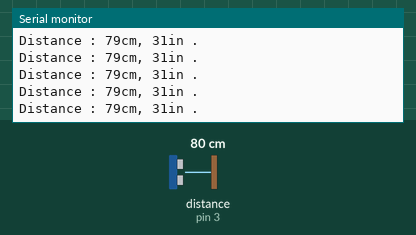
Recording of a sketch running on a simulated Arduino Uno, built with avr-gcc and run on an emulated ATmega328P. Shown: the last lines printed to the serial monitor. Wiring (inferred from the names in the program): ultrasonic range finder: trigger pin 2; echo pin 3. The test bench sets the inputs (shaded band); at power-on: distance to the obstacle (sensor on pin 3) 80 cm. The echo pulse lasts 58.3 µs per cm.

Above: at 1.2 s.
1.3 s: distance to the obstacle (sensor on pin 3) set to 2 cm
At 1.72 s:
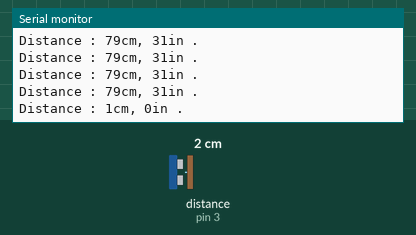
4.3 s: distance to the obstacle (sensor on pin 3) set to 4 cm
At 4.48 s:
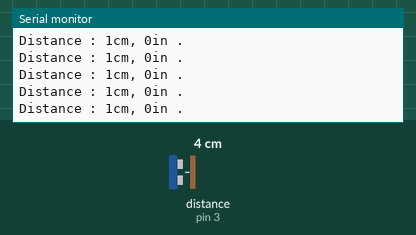
Timing chart, 0 to 7.3 s (numbered marks = the images above; inputs shaded):
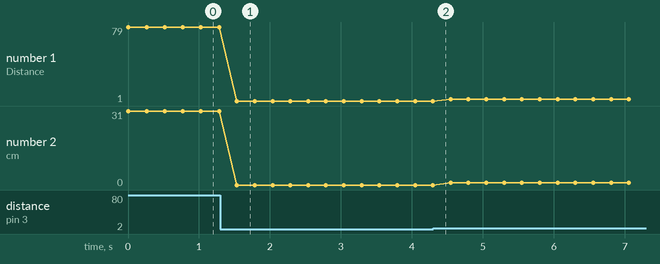

The sketch:

sonar_sensor_and_sound_detection1.ino
```cpp
int trigger=2;
int echo=3;


void setup()
{
  pinMode(trigger, OUTPUT);
  pinMode(echo, INPUT);
  Serial.begin(9600);

}

void loop()
{

  long duration, cm, inc;
  digitalWrite(trigger,LOW);
  delayMicroseconds(2);
  digitalWrite(trigger,HIGH);
  delayMicroseconds(10);
   digitalWrite(trigger,LOW);
  duration= pulseIn (echo, HIGH);
 cm=(duration/2)/29.1;
  inc= cm/2.54;
  Serial.print("Distance : ");
  Serial.print(cm);
  Serial.print("cm, ");
  Serial.print(inc);
  Serial.println("in .");
  delay(250); // Wait for 100 millisecond(s)
}
```

Measured:
- after the input at 1.3 s, the serial monitor: prints a new line after 0.23 s (image 1)
- plotted number 1: 79 → 1 after the input at 1.3 s, 1 → 3 after the input at 4.3 s
- plotted number 2: 31 → 0 after the input at 1.3 s
